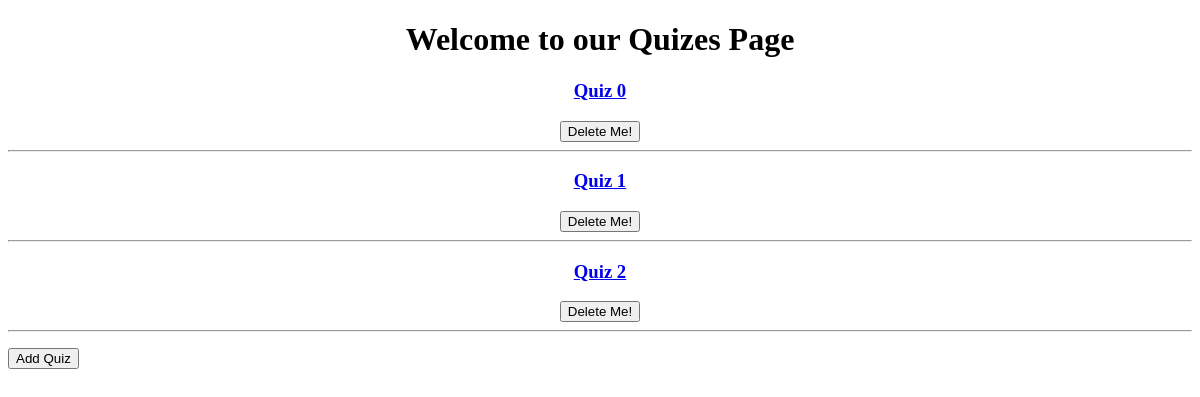
The app's page /, older data.
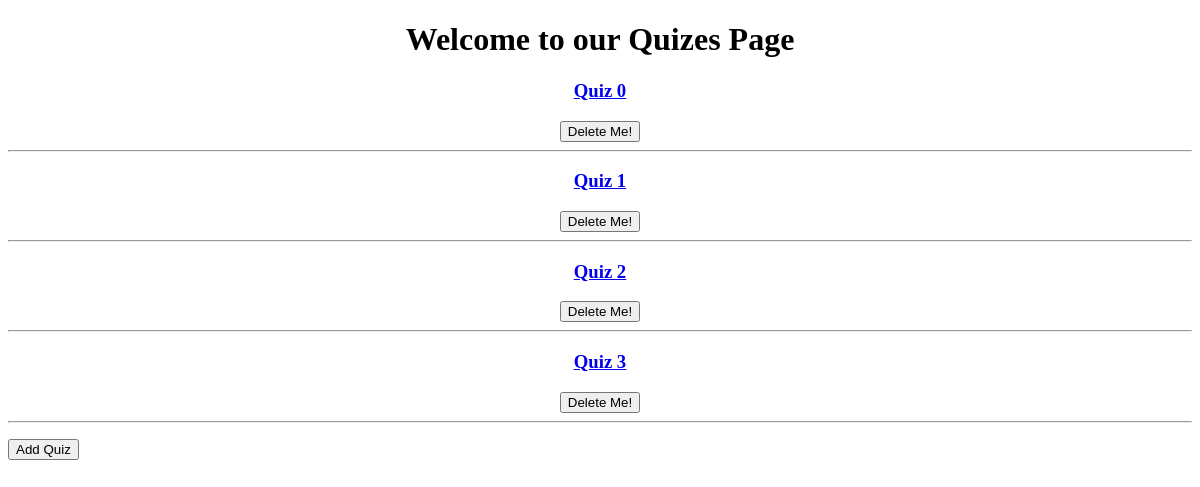
The same page, newer data.
### tables this page shows
CREATE TABLE QUIZES (QUIZ_NAME TEXT (200) NOT NULL,QUIZ NVARCHAR (3000) NOT NULL);

### main.py (the view)
@app.api_route("/", response_class=HTMLResponse, methods=['GET', 'POST','DELETE'])
def all_quizes(request: Request):
    print(" >>> ", all_quizes.__name__)
    if request.method == "POST":
        print(" >>> ", all_quizes.__name__, " POST")
        url = requests.get("https://the-trivia-api.com/api/questions?categories=food_and_drink&limit=4&difficulty=easy")
        respo_json = url.json()
        counter = database.count_quizes()
        counter = str(counter)
        respo_str = json.dumps(respo_json)
        try:
            database.add_quiz('Quiz ' + counter, respo_str)
        except:
            print("insert in progress ...")
        try:
            getting_all = database.get_all()
        except:
            print("get all error!")
        return templates.TemplateResponse("all_quizes.html", {"request": request, "response": getting_all})
    if request.method == "GET":
        print(" >>> ", all_quizes.__name__, " GET")
        try:
            getting_all = database.get_all()
        except:
            print("get all error!")
        return templates.TemplateResponse("all_quizes.html", {"request": request, "response": getting_all})

### templates/all_quizes.html (shortened to what this page needs)
<!DOCTYPE html>
<html lang="en">
<head>
</head>
<body >
<h1 align="center" >Welcome to our Quizes Page</h1>
    {% for quiz in response %}
        <div align="center">
            <h3><a href="/quiz/{{quiz[0]}}"> {{quiz[0]}} </a></h3>
            <form action="del_{{quiz[0]}}">
                <button name="Delete">Delete Me!</button>
            </form>
            <hr>
        </div>
    {% endfor %}
<form method="POST" action="">
    <p><input type = "submit" value = "Add Quiz" /></p>
</form>
</body>
</html>

Row changes from the older to the newer data that the page shows:
added QUIZES: QUIZ_NAME "Quiz 3"
